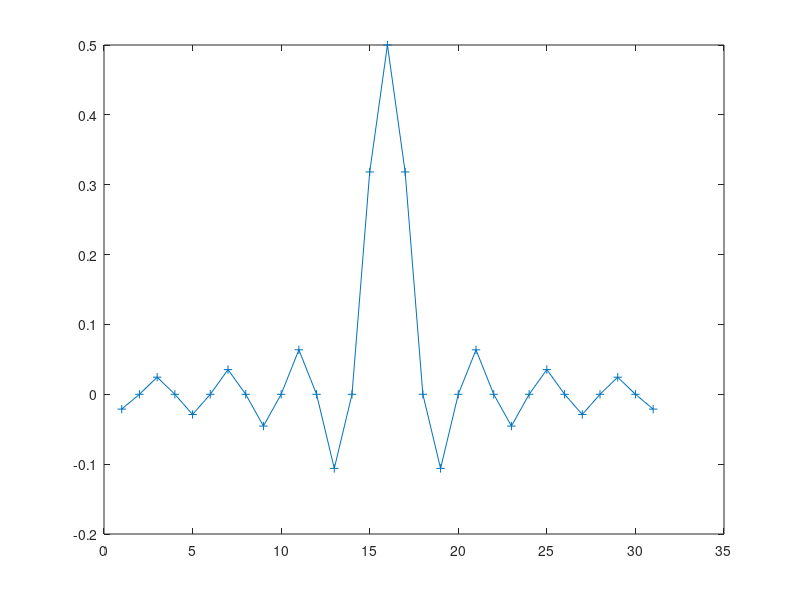

This figure's MATLAB source: (Note: this script raises an error after producing the figure.)
% design a low pass filter
close all;
clear all;

% Question: Q5

% Designing the FIR filter directly by inverse Fourier Transform!
N = 31;
w_c = 2*pi*2.5/10; %2*pi*f/Fs???;   % how to calculate the normalized cut-off frequeny given the sampling rate at 10Khz and the stop-band at 2.5Khz?
n_range = -15:1:15;
midX = length(n_range)/2;
for (n=1:length(n_range))
  h(n) = sin(w_c*n_range(n))/(pi*n_range(n)); %??? For non-sero n
end

h(1+((length(n_range)-1)/2)) = w_c/pi;
plot(h,'+-');

% Question: Q5(1)
h2 = h./sum(h); %???   % h2 is a normalized version of h
fvtool(h2,1); % examine using magnitude response at y-axis (not dB or magnitude^2)?


% Question: Q5 (2)
% Lets study the performance of the designed filter,
% does it satisfy criteria? passband ripple < 0.1, stopband attenuation <
% 0.01?
fvtool(h,1);


% Question: Q5 (3)
% Using Matab's function fir1 to design, fill in the ???
%B_ham = fir1(???,???, hamming(???),'noscale')
B_ham = fir1(N-1,w_c/pi, hamming(N),'noscale');
fvtool(B_ham,1);

 